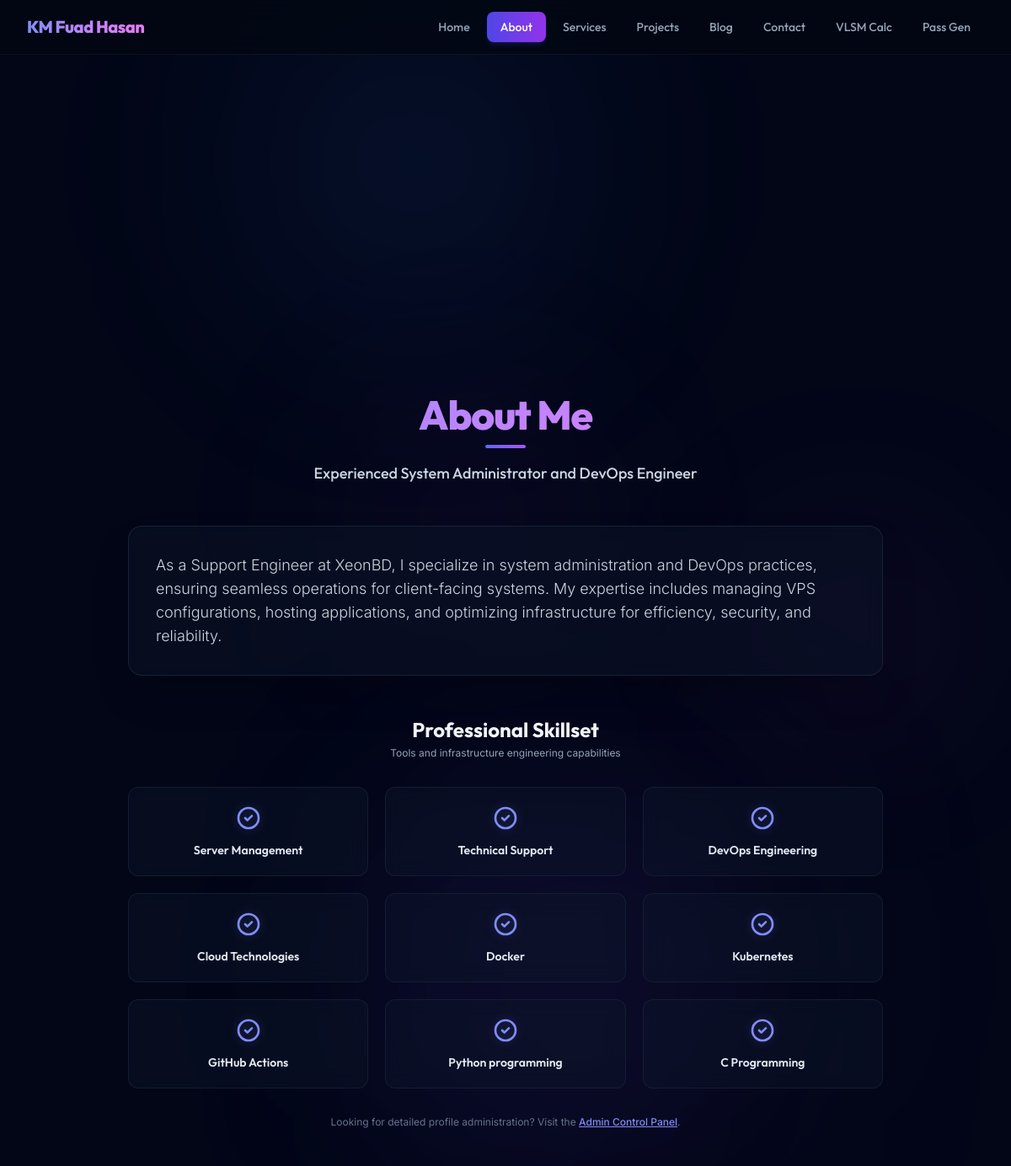
Page /about.php on the committed database.
### tables this page shows
CREATE TABLE IF NOT EXISTS about_content (
    id INT AUTO_INCREMENT PRIMARY KEY,
    title VARCHAR(200) DEFAULT 'About Me',
    subtitle VARCHAR(300) DEFAULT 'Experienced System Administrator and DevOps Engineer',
    description TEXT,
    updated_at TIMESTAMP DEFAULT CURRENT_TIMESTAMP ON UPDATE CURRENT_TIMESTAMP
);

CREATE TABLE IF NOT EXISTS skills (
    id INT AUTO_INCREMENT PRIMARY KEY,
    name VARCHAR(100) NOT NULL,
    description TEXT,
    icon VARCHAR(50) DEFAULT 'Server',
    display_order INT DEFAULT 0,
    created_at TIMESTAMP DEFAULT CURRENT_TIMESTAMP
);

### about.php (the view, shortened to what this page needs)
<?php
$conn = getDBConnection();
$aboutResult = $conn->query("SELECT * FROM about_content LIMIT 1");
$about = $aboutResult->fetch_assoc();
$skillsResult = $conn->query("SELECT * FROM skills ORDER BY display_order ASC");
$skills = [];
while ($row = $skillsResult->fetch_assoc()) {
    $skills[] = $row;
}
include 'includes/header.php';
?>
<section id="about" class="py-24 relative overflow-hidden flex flex-col justify-center min-h-screen">
    <div class="absolute top-1/4 left-1/3 w-80 h-80 bg-purple-500/5 rounded-full blur-[110px] pointer-events-none"></div>
    <div class="absolute bottom-1/4 right-1/3 w-96 h-96 bg-indigo-500/5 rounded-full blur-[130px] pointer-events-none"></div>
    <div class="max-w-7xl mx-auto px-4 sm:px-6 lg:px-8 relative z-10 w-full">
        <div class="text-center mb-12">
            <h2 class="font-display text-4xl md:text-5xl font-extrabold tracking-tight bg-gradient-to-r from-indigo-400 via-purple-400 to-fuchsia-400 bg-clip-text text-transparent mb-3">
            </h2>
            <div class="w-12 h-1 bg-gradient-to-r from-indigo-500 to-purple-500 mx-auto rounded-full mb-4"></div>
            <p class="text-slate-300 font-display font-medium text-lg max-w-xl mx-auto">
                <?php echo htmlspecialchars($about['subtitle']); ?>
            </p>
        </div>
        <div class="max-w-4xl mx-auto">
            <div class="glass-card rounded-2xl p-6 md:p-8 shadow-2xl border border-slate-800/80 mb-12">
                <p class="text-base md:text-lg text-slate-300 leading-relaxed font-light">
                    <?php echo htmlspecialchars($about['description']); ?>
                </p>
            </div>
            <div class="text-center mb-8">
                <h3 class="font-display text-2xl font-bold text-slate-100">Professional Skillset</h3>
                <p class="text-xs text-slate-400 mt-1">Tools and infrastructure engineering capabilities</p>
            </div>
            <div class="grid grid-cols-2 md:grid-cols-3 gap-5">
                <?php foreach ($skills as $skill): ?>
                    <div class="glass-card rounded-xl p-5 border border-slate-800/60 hover:border-indigo-500/40 hover:bg-slate-900/60 transition-all duration-300 transform hover:scale-[1.03] hover:-translate-y-0.5 flex flex-col items-center justify-center text-center">
                        <div class="mb-3 text-indigo-400 filter drop-shadow-[0_0_6px_rgba(129,140,248,0.25)]">
                            <?php
                            $iconMap = [
                                'Server' => '<svg class="w-8 h-8" fill="none" stroke="currentColor" viewBox="0 0 24 24"><path stroke-linecap="round" stroke-linejoin="round" stroke-width="2" d="M5 12h14M5 12a2 2 0 01-2-2V6a2 2 0 012-2h14a2 2 0 012 2v4a2 2 0 01-2 2M5 12a2 2 0 00-2 2v4a2 2 0 002 2h14a2 2 0 002-2v-4a2 2 0 00-2-2m-2-4h.01M17 16h.01"></path></svg>',
                                'Cloud' => '<svg class="w-8 h-8" fill="none" stroke="currentColor" viewBox="0 0 24 24"><path stroke-linecap="round" stroke-linejoin="round" stroke-width="2" d="M3 15a4 4 0 004 4h9a5 5 0 10-.1-9.999 5.002 5.002 0 10-9.78 2.096A4 4 0 003 15z"></path></svg>',
                                'Terminal' => '<svg class="w-8 h-8" fill="none" stroke="currentColor" viewBox="0 0 24 24"><path stroke-linecap="round" stroke-linejoin="round" stroke-width="2" d="M8 9l3 3-3 3m5 0h3M5 20h14a2 2 0 002-2V6a2 2 0 00-2-2H5a2 2 0 00-2 2v12a2 2 0 002 2z"></path></svg>',
                                'User' => '<svg class="w-8 h-8" fill="none" stroke="currentColor" viewBox="0 0 24 24"><path stroke-linecap="round" stroke-linejoin="round" stroke-width="2" d="M16 7a4 4 0 11-8 0 4 4 0 018 0zM12 14a7 7 0 00-7 7h14a7 7 0 00-7-7z"></path></svg>',
                                'Box' => '<svg class="w-8 h-8" fill="none" stroke="currentColor" viewBox="0 0 24 24"><path stroke-linecap="round" stroke-linejoin="round" stroke-width="2" d="M20 7l-8-4-8 4m16 0l-8 4m8-4v10l-8 4m0-10L4 7m8 4v10M4 7v10l8 4"></path></svg>',
                                'Cpu' => '<svg class="w-8 h-8" fill="none" stroke="currentColor" viewBox="0 0 24 24"><path stroke-linecap="round" stroke-linejoin="round" stroke-width="2" d="M9 3v2m6-2v2M9 19v2m6-2v2M5 9H3m2 6H3m18-6h-2m2 6h-2M7 19h10a2 2 0 002-2V7a2 2 0 00-2-2H7a2 2 0 00-2 2v10a2 2 0 002 2zM9 9h6v6H9V9z"></path></svg>',
                                'GitPullRequest' => '<svg class="w-8 h-8" fill="none" stroke="currentColor" viewBox="0 0 24 24"><path stroke-linecap="round" stroke-linejoin="round" stroke-width="2" d="M8 7h12m0 0l-4-4m4 4l-4 4m0 6H4m0 0l4 4m-4-4l4-4"></path></svg>',
                                'Code2' => '<svg class="w-8 h-8" fill="none" stroke="currentColor" viewBox="0 0 24 24"><path stroke-linecap="round" stroke-linejoin="round" stroke-width="2" d="M10 20l4-16m4 4l4 4-4 4M6 16l-4-4 4-4"></path></svg>'
                            ];
                            echo $iconMap[$skill['icon']] ?? '<svg class="w-8 h-8" fill="none" stroke="currentColor" viewBox="0 0 24 24"><path stroke-linecap="round" stroke-linejoin="round" stroke-width="2" d="M9 12l2 2 4-4m6 2a9 9 0 11-18 0 9 9 0 0118 0z"></path></svg>';
                            ?>
                        </div>
                        <span class="text-sm font-semibold font-display text-slate-200"><?php echo htmlspecialchars($skill['name']); ?></span>
                    </div>
                <?php endforeach; ?>
            </div>
            <div class="mt-8 text-center">
                <p class="text-xs text-slate-500">
                    Looking for detailed profile administration? Visit the <a href="admin/login.php" class="text-indigo-400 hover:text-indigo-300 underline font-medium">Admin Control Panel</a>.
                </p>
            </div>
        </div>
    </div>
</section>
<?php
include 'includes/footer.php';
?>

### includes/header.php (style rules this page uses)
body { font-family: 'Inter', sans-serif; background-color: #030712; color: #f3f4f6; }
.font-display { font-family: 'Outfit', sans-serif; }
.glass-card { background: rgba(15, 23, 42, 0.45); backdrop-filter: blur(12px); -webkit-backdrop-filter: blur(12px); border: 1px solid rgba(255, 255, 255, 0.05); }

### rows in the picture
about_content: subtitle "Experienced System Administrator and DevOps Engineer", description "As a Support Engineer at XeonBD, I specialize in system administration and DevOps practices, ensuring seamless operations for client-facing systems. My expertise includes managing VPS configurations, hosting applications, and optimizing infrastructure for efficiency, security, and reliability."
skills: name "Server Management"
skills: name "Technical Support"
skills: name "DevOps Engineering"
skills: name "Cloud Technologies"
skills: name "Docker"
skills: name "Kubernetes"
skills: name "GitHub Actions"
skills: name "Python programming"
skills: name "C Programming"

### other values in the picture
$label "Home"
$label "About"
$label "Services"
$label "Projects"
$label "Blog"
$label "Contact"
$label "VLSM Calc"
$label "Pass Gen"
